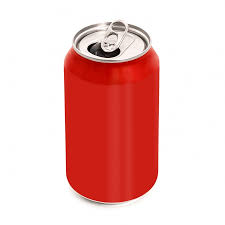
#> input picture images/lata_prueba.jpeg, 225 x 225 px, found by its file name
$ jupyter execute --allow-errors CanRectangle.ipynb
#> lines starting #> are read from the running program, lines starting #| are printed output that depends on the picture; after the words box and inside, x2 and y2 are one past the last pixel; in counts of white or black regions, pixels touching at a corner belong together; long printed decimals are rounded
[cell 1]
import cv2 as cv
import numpy as np
import argparse
import random as rng
import matplotlib.pyplot as plt

[cell 2]
def auto_canny(image, sigma=0.33):
    # compute the median of the single channe pixel intensities
    v = np.median(image)

    # apply automatic Canny edge detection using the computed median
    lower = int(max(0, (1.0 - sigma) * v))
    upper = int(min(255, (1.0 + sigma) * v))
    edged = cv.Canny(image, lower, upper)

    # return the edged image
    return edged

[cell 3]
def rectangle_contours(img, thresh, max_thresh):
    threshold = thresh

    canny_output = cv.Canny(img, threshold, threshold * 2)
    #canny_output = auto_canny(img)

    contours, _ = cv.findContours(canny_output, cv.RETR_TREE, cv.CHAIN_APPROX_SIMPLE)

    drawing = np.zeros((canny_output.shape[0], canny_output.shape[1], 3), dtype=np.uint8)

    contours_poly = [None]*len(contours)
    boundRect = [None]*len(contours)
    centers = [None]*len(contours)
    radius = [None]*len(contours)

    for i, c in enumerate(contours):
        contours_poly[i] = cv.approxPolyDP(c, 3, True)
        boundRect[i] = cv.boundingRect(contours_poly[i])
        centers[i], radius[i] = cv.minEnclosingCircle(contours_poly[i])
    print(len(contours))

    perimeter = []
    for cntr in contours:
        perimeter.append(cv.arcLength(cntr,True)) # pieza cerrada

    # Select largest:
    largest = max(perimeter)
    print(largest)
    i = perimeter.index(largest)

    # Draw rectangle
    color = (rng.randint(0,256), rng.randint(0,256), rng.randint(0,256))
    #cv.drawContours(drawing, contours_poly, i, color)
    cv.rectangle(drawing, (int(boundRect[i][0]), int(boundRect[i][1])), \
        (int(boundRect[i][0]+boundRect[i][2]), int(boundRect[i][1]+boundRect[i][3])), color, 2)

        #cv.circle(drawing, (int(centers[i][0]), int(centers[i][1])), int(radius[i]), color, 2)
    plt.imshow(drawing)

[cell 4]
src = cv.imread('lata_azul.png')
# Convert image to gray and blur it
#> (the rest of this cell did not finish here and is left out)

## **Revisión de auto_canny()**

[cell 5]
img_path = '/home/mariana/Documents/TopicosAvanzadosIA/Proyecto/images/lata_prueba.jpeg'
img = cv.imread(img_path, cv.IMREAD_GRAYSCALE)
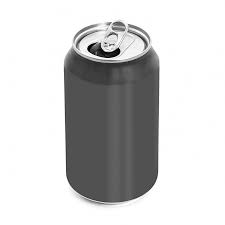
#> img: shape (225, 225); min 0, max 255, mean 206.8
img2c = cv.cvtColor(img, cv.COLOR_GRAY2RGB)
newedge = auto_canny(img2c, sigma=-2)
#> in auto_canny, `v = np.median(image)`: v = 255
#> in auto_canny, `lower = int(max(0, (1.0 - sigma) * v))`: lower = 765
#> in auto_canny, `upper = int(min(255, (1.0 + sigma) * v))`: upper = -255
#> in auto_canny, `edged = cv.Canny(image, lower, upper)`:
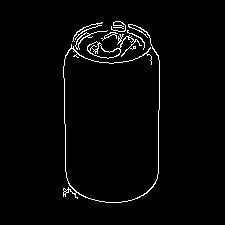
#> edged: shape (225, 225); 2.3% white in thin lines or dots, all inside (x1, y1, x2, y2) = (63, 21, 160, 203)
newedge = cv.cvtColor(newedge, cv.COLOR_GRAY2RGB)
plt.imshow(newedge)

# **Rectangulo y AutoCanny**

[cell 6]
def rectangle_contours_autocanny(img_path, thresh, max_thresh, sigma=0.01):
#> called with img_path = '../images/lata_prueba.jpeg', thresh = 100, max_thresh = 255, sigma = -3
    threshold = thresh

    #canny_output = cv.Canny(img, threshold, threshold * 2)
    #canny_output = auto_canny(img)
    img = cv.imread(img_path, cv.IMREAD_GRAYSCALE)
    #plt.imshow(img)
    img2c = cv.cvtColor(img, cv.COLOR_GRAY2RGB)
    canny_output = auto_canny(img2c, sigma=sigma)
#> call 2 of auto_canny, with sigma = -3
#> in auto_canny (call 2), `lower = int(max(0, (1.0 - sigma) * v))`: lower = 1020
#> in auto_canny (call 2), `upper = int(min(255, (1.0 + sigma) * v))`: upper = -510
#> in auto_canny (call 2), `edged = cv.Canny(image, lower, upper)`:
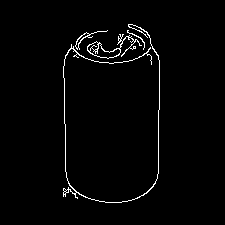
#> edged: shape (225, 225); 1.9% white in thin lines or dots, all inside (x1, y1, x2, y2) = (63, 24, 160, 203)


    contours, _ = cv.findContours(canny_output, cv.RETR_TREE, cv.CHAIN_APPROX_SIMPLE)
#> contours = 13 contours, 7 with area under 20; largest, box (x1, y1, x2, y2) and area: (87, 34, 142, 59) 314, (89, 43, 121, 59) 197, (63, 24, 160, 203) 96, (75, 30, 108, 50) 64, (87, 41, 99, 52) 60, (75, 32, 90, 49) 48

    drawing = np.zeros((canny_output.shape[0], canny_output.shape[1], 3), dtype=np.uint8)

    contours_poly = [None]*len(contours)
#> contours_poly = 13 items
    boundRect = [None]*len(contours)
#> boundRect = 13 items
    centers = [None]*len(contours)
#> centers = 13 items
    radius = [None]*len(contours)
#> radius = 13 items

    for i, c in enumerate(contours):
        contours_poly[i] = cv.approxPolyDP(c, 3, True)
        boundRect[i] = cv.boundingRect(contours_poly[i])
        centers[i], radius[i] = cv.minEnclosingCircle(contours_poly[i])
#> this loop made 13 passes
#> c on pass 3: [[133, 47], [134, 46], [135, 47], [134, 48]]
#> after the loop, boundRect = [(87, 34, 55, 24), (94, 50, 1, 1), (133, 47, 1, 1), (89, 43, 32, 16), (87, 41, 12, 11), (118, 39, 1, 1), (127, 30, 17, 20), (76, 30, 32, 20), (77, 33, 12, 16), (63, 24, 97, 179), (63, 192, 4, 2), (66, 189, 2, 4), (63, 189, 4, 2)]; centers = [(114, 47.5), (94, 50), (133, 47), (104.5, 50.5), (92.5, 46), (118, 39), (135, 39.5), (91.5, 39), (82.5, 40.5), (102, 111.7), (64.5, 192.5), (66.5, 190.5), (64.5, 189.5)]; contours_poly = 13 contours, 7 with area under 20; largest, box (x1, y1, x2, y2) and area: (87, 34, 142, 58) 296, (89, 43, 121, 59) 146, (76, 30, 108, 50) 111, (87, 41, 99, 52) 58, (63, 24, 160, 203) 52, (77, 33, 89, 49) 44; radius = [27.12, 0.0001, 0.0001, 15.51, 6.1, 0.0001, 12.42, 17.92, 9.3, 92.86, 1.58, 1.58, 1.58]
    print(len(contours))
#| 13

    perimeter = []
    for cntr in contours:
        perimeter.append(cv.arcLength(cntr,True)) # pieza cerrada
#> this loop made 13 passes
#> after the loop, perimeter = [290.7, 7.66, 5.66, 99.74, 50.77, 7.66, 62.53, 104.3, 46.53, 1211.2, 9.07, 9.07, 9.07]

    # Select largest:
    largest = max(perimeter)
#> largest = 1211.2
    print(largest)
#| 1211.151
    i = perimeter.index(largest)
#> i = 9

    # Draw rectangle
    color = (rng.randint(0,256), rng.randint(0,256), rng.randint(0,256))
    #cv.drawContours(drawing, contours_poly, i, color)
    x1 = int(boundRect[i][0])
#> x1 = 63
    y1 = int(boundRect[i][1])
#> y1 = 24
    x2 = int(boundRect[i][0]+boundRect[i][2])
#> x2 = 160
    y2 = int(boundRect[i][1]+boundRect[i][3])
#> y2 = 203
    x1_y1 = (x1, y1) # tuple (x1, y1)
#> x1_y1 = (63, 24)
    x2_y2 = (x2, y2)
#> x2_y2 = (160, 203)
    cv.rectangle(drawing, x1_y1, x2_y2, color, 3)
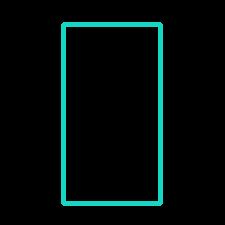
#> drawing: shape (225, 225, 3); mean of channels 0, 1, 2 10.7, 11.7, 1.1; drawn as B, G, R

    center = ((x1 + x2)//2, (y1 + y2)//2)
#> center = (111, 113)

    #cv.circle(drawing, (int(centers[i][0]), int(centers[i][1])), int(radius[i]), color, 2)
    cv.circle(drawing, center, radius=1, color=(0, 0, 255), thickness=2)
#> drawing: shape (225, 225, 3); 0.04% of pixels changed, all inside (x1, y1, x2, y2) = (109, 111, 114, 116)
    plt.imshow(drawing)
    #print(x1_y1, x2_y2)
    return center

[cell 7]
src = '../images/lata_prueba.jpeg'
# Convert image to gray and blur it
#src_gray = cv.cvtColor(src, cv.COLOR_BGR2GRAY)
#src_gray = cv.blur(src_gray, (3,3))
max_thresh = 255
thresh = 100 # initial threshold
rectangle_contours_autocanny(src,thresh, max_thresh, sigma=-3)

## **Line and autocany**

[cell 8]
def line_contours_autocanny(img_path, thresh, max_thresh, sigma=0.01):
#> called with img_path = '../images/lata_prueba.jpeg', thresh = 100, max_thresh = 255, sigma = -2
    threshold = thresh

    #canny_output = cv.Canny(img, threshold, threshold * 2)
    #canny_output = auto_canny(img)
    img = cv.imread(img_path, cv.IMREAD_GRAYSCALE)
    #plt.imshow(img)
    img2c = cv.cvtColor(img, cv.COLOR_GRAY2RGB)
    canny_output = auto_canny(img2c, sigma=sigma)


    contours, _ = cv.findContours(canny_output, cv.RETR_TREE, cv.CHAIN_APPROX_SIMPLE)
#> contours = 17 contours, 9 with area under 20; largest, box (x1, y1, x2, y2) and area: (87, 34, 142, 59) 314, (89, 43, 121, 59) 197, (63, 24, 160, 203) 96, (75, 30, 108, 50) 64, (87, 41, 99, 52) 60, (75, 32, 90, 49) 48, (101, 32, 118, 41) 28, (104, 32, 116, 39) 24

    drawing = np.zeros((canny_output.shape[0], canny_output.shape[1], 3), dtype=np.uint8)

    contours_poly = [None]*len(contours)
#> contours_poly = 17 items
    boundRect = [None]*len(contours)
#> boundRect = 17 items
    centers = [None]*len(contours)
#> centers = 17 items
    radius = [None]*len(contours)
#> radius = 17 items

    for i, c in enumerate(contours):
        contours_poly[i] = cv.approxPolyDP(c, 3, True)
        boundRect[i] = cv.boundingRect(contours_poly[i])
        centers[i], radius[i] = cv.minEnclosingCircle(contours_poly[i])
#> this loop made 17 passes
#> after the loop, boundRect = 17 items, first 6: (87, 34, 55, 24), (94, 50, 1, 1), (133, 47, 1, 1), (89, 43, 32, 16), (87, 41, 12, 11), (118, 39, 1, 1); centers = [(114, 47.5), (94, 50), (133, 47), (104.5, 50.5), (92.5, 46), (118, 39), (109, 35.5), (109.5, 35), (135, 39.5), (91.5, 39), (82.5, 40.5), (102, 111.7), (64.5, 192.5), (66.5, 190.5), (64.5, 189.5), (87, 31.5), (118.2, 27.26)]; contours_poly = 17 contours, 9 with area under 20; largest, box (x1, y1, x2, y2) and area: (87, 34, 142, 58) 296, (89, 43, 121, 59) 146, (76, 30, 108, 50) 111, (72, 22, 103, 42) 63, (87, 41, 99, 52) 58, (63, 24, 160, 203) 52, (77, 33, 89, 49) 44, (101, 32, 118, 39) 33; radius = [27.12, 0.0001, 0.0001, 15.51, 6.1, 0.0001, 8.38, 5.85, 12.42, 17.92, 9.3, 92.86, 1.58, 1.58, 1.58, 17.76, 7.37]
    print(len(contours))
#| 17

    perimeter = []
    for cntr in contours:
        perimeter.append(cv.arcLength(cntr,True)) # pieza cerrada
#> this loop made 17 passes
#> after the loop, perimeter = [290.7, 7.66, 5.66, 99.74, 50.77, 7.66, 52.87, 27.56, 62.53, 104.3, 46.53, 1211.2, 9.07, 9.07, 9.07, 152.9, 122.8]

    # Select largest:
    largest = max(perimeter)
#> largest = 1211.2
    print(largest)
#| 1211.151
    i = perimeter.index(largest)
#> i = 11

    # Draw rectangle
    color = (rng.randint(0,256), rng.randint(0,256), rng.randint(0,256))
    #cv.drawContours(drawing, contours_poly, i, color)
    x1 = int(boundRect[i][0])
#> x1 = 63
    y1 = int(boundRect[i][1])
#> y1 = 24
    x2 = int(boundRect[i][0]+boundRect[i][2])
#> x2 = 160
    y2 = int(boundRect[i][1]+boundRect[i][3])
#> y2 = 203
    x1_y1 = (x1, y1) # tuple (x1, y1)
#> x1_y1 = (63, 24)
    x2_y2 = (x2, y2)
#> x2_y2 = (160, 203)
    cv.line(drawing, x1_y1, x2_y2, color, 2)
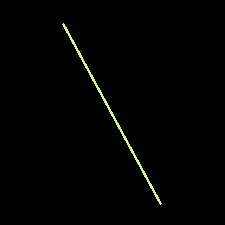
#> drawing: shape (225, 225, 3); mean of channels 0, 1, 2 1.3, 2.4, 2; drawn as B, G, R

    center = ((x1 + x2)//2, (y1 + y2)//2)
#> center = (111, 113)

    #cv.circle(drawing, (int(centers[i][0]), int(centers[i][1])), int(radius[i]), color, 2)
    cv.circle(drawing, center, radius=1, color=(255, 255, 255), thickness=5)
#> drawing: shape (225, 225, 3); 0.1% of pixels changed, all inside (x1, y1, x2, y2) = (107, 109, 116, 118)
    plt.imshow(drawing)
    #print(x1_y1, x2_y2)
    return center
